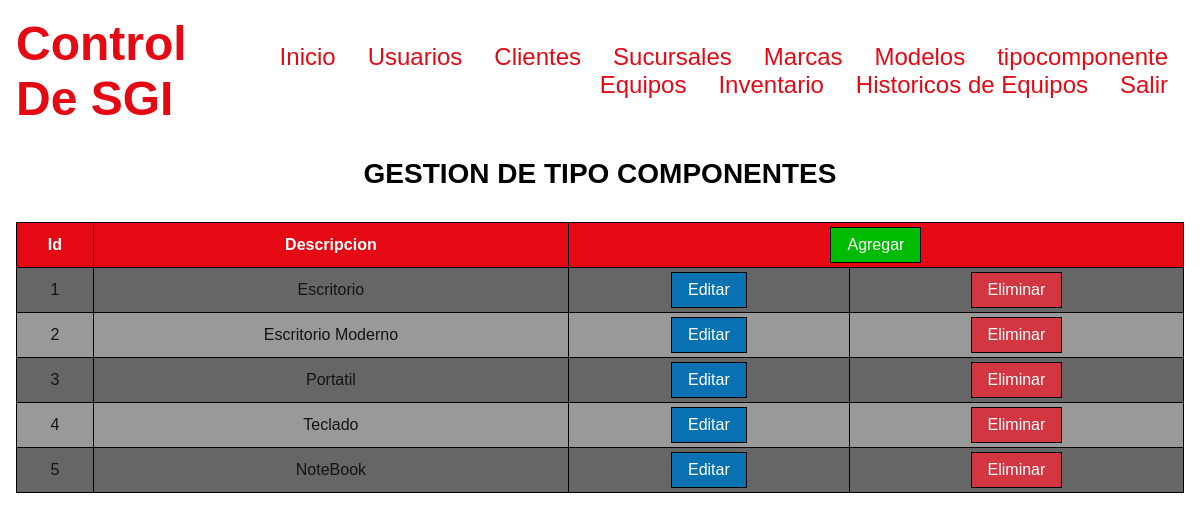
The app's page /tc (signed in) with its own data.
### tables this page shows
CREATE TABLE t_Tipo_Componente
(
  id_tipo_componente INTEGER UNSIGNED PRIMARY KEY AUTO_INCREMENT,
  descripcion VARCHAR(45) NOT NULL
);

### Controllers/ViewController.php (called while the page is built, shortened)
<?php
	class ViewController
	{
		private static $view_path= './Views/';
		public function load_view($view)
		{
			require_once(self::$view_path.'header.php');
			require_once(self::$view_path.$view.'.php');
			require_once(self::$view_path.'footer.php');
		}
	}
?>

### index.php (called while the page is built, shortened)
<?php
	require_once('./Controllers/Autoload.php');
	$route= (isset($_GET['r']))?$_GET['r']:'home';
	$scs = new Router($route);
?>

### Controllers/Autoload.php (called while the page is built, shortened)
<?php
class AutoLoad
{
	public function __construct()
	{
		spl_autoload_register(function($class_name)
		{
			$models_path = './Models/'.$class_name.'.php';
			$controllers_path = './Controllers/'.$class_name.'.php';
		});
	}
}
?>

### Controllers/TcController.php (called while the page is built, shortened)
<?php
	class TcController
	{
		private $modelo;
		public function __construct()
		{
			$this->modelo = new TcModel();
		}
		public function get($id_tipo_componente='')
		{
			return $this->modelo->get($id_tipo_componente);
		}
	}
?>

### Models/Model.php (called while the page is built, shortened)
<?php
abstract class Model
{
	private static $db_charset = 'utf-8';
	private $conn;
	protected  $query;
	protected $rows = array();
	private function db_open()
	{
		$this->conn = new mysqli('localhost','root','pcnay2003','ordenservicios');
		$this->conn->set_charset(self::$db_charset);
	}
	protected function get_query()
	{
		$result = $this->conn->query($this->query);
		while ( $this->rows[] = $result->fetch_assoc() );
		return array_pop($this->rows);
	}
}
?>

### Models/TcModel.php (called while the page is built, shortened)
<?php
	class TcModel extends Model
	{
		public function get($id_tipo_componente='')
		{
			$this->query = ($id_tipo_componente != '')
			?"SELECT * FROM t_Tipo_Componente WHERE id_tipo_componente = $id_tipo_componente"
			:"SELECT * FROM t_Tipo_Componente";
			$this->get_query();
			$datos = array();
			foreach ($this->rows as $Campo => $Valor)
			{
				array_push($datos,$Valor);
			}
			return $datos;
		}
	}
?>

### Views/tc.php (the view)
<?php
  print('<h2 class="p1">GESTION DE TIPO COMPONENTES</h2>');
  $tc_controller = new TcController();
  $tc = $tc_controller->get();
  if (empty($tc))
  {
    print ('
      <div class= "container">
        <p class="item error ">NO EXISTEN TIPO COMPONENTE</p>
      </div>
      ');
  }
  else
  {
    $template_tc = '
      <div class="item">
        <table>
          <tr>
            <th>Id</th>
            <th>Descripcion</th>
            <th colspan="2">
              <form method="POST">
                <input type="hidden" name="r" value="tc-add">
                <input class="button add" type = "submit" value="Agregar">
              </form>
            </th>
          </tr>
          ';
    for ($n=0;$n<count($tc);$n++)
    {
      $template_tc .='
         <tr>
          <td>'.$tc[$n]['id_tipo_componente'].'</td>
          <td>'.$tc[$n]['descripcion' ].'</td>
          <td>
            <form method="POST">
              <input type="hidden" name="r" value="tc-edit">
              <input type="hidden" name="id_tipo_componente" value="'.$tc[$n]['id_tipo_componente'].' ">
              <input class="button edit" type = "submit" value="Editar">
            </form>
          </td>
          <td>
            <form method="POST">
              <input type="hidden" name="r" value="tc-delete">
              <input type="hidden" name="id_tipo_componente" value="'.$tc[$n]['id_tipo_componente'].' ">
              <input class="button delete" type = "submit" value="Eliminar">
            </form>
          </td>
         </tr>
      ';
    }
    $template_tc .='
        </table>
      </div>
    ';
    print($template_tc);
  }
?>

### Controllers/Router.php (shortened to what this page needs)
<?php
	class Router
	{
		public function __construct($route)
		{
			if($_SESSION['ok'])
			{
				$this->route = (isset($_GET['r']))?$_GET['r']:'home';
				$controller = new ViewController();
				switch ($this->route)
				{
					case 'tc':
						if (!isset($_POST['r']))
							$controller->load_view('tc');
					break;
				}
			}
		}
	}
?>

### Views/header.php
<?php
	print ('
		<!DOCTYPE html>
		<html lang="es">
			<head>
				<meta name= "viewport" content="width=device-width, initial-scale=1">
				<meta charset = "UTF-8">
				<title>Control De SGI</title>
				<meta name="description" content="Bienvenidos a Control SGI">
				<link rel="shortcut icon" type="image/png" href="./Public/img/logo.png">
				<link rel="stylesheet" href="./Public/css/estilos.css">
				<link rel="stylesheet" href="./Public/css/responsimple.min.css">
			</head>
			<body>
				<header class="container center header" >
					<div class="item i-b v-middle ph12 lg2 lg-left">
						<h1 class="logo">Control De SGI</h1>
					</div>
	');
	if($_SESSION['ok'])
	{
		print ('
					<nav class="item i-b v-middle ph12 lg10 menu lg-right ">
						<ul class ="container">
							<li class="nobullet item inline"><a href="./">Inicio</a></li>
							<li class="nobullet item inline"><a href="usuarios">Usuarios</a></li>
							<li class="nobullet item inline"><a href="clientes">Clientes</a></li>
							<li class="nobullet item inline"><a href="sucursales">Sucursales</a></li>
							<li class="nobullet item inline"><a href="marcas">Marcas</a></li>
							<li class="nobullet item inline"><a href="modelos">Modelos</a></li>
							<li class="nobullet item inline"><a href="tc">tipocomponente</a></li>
							<li class="nobullet item inline"><a href="equipos">Equipos</a></li>
							<li class="nobullet item inline"><a href="inventario">Inventario</a></li>
							<li class="nobullet item inline"><a href="historicos">Historicos de Equipos</a></li>
							<li class="nobullet item inline"><a href="salir">Salir</a></li>
						</ul>
					</nav>
		');
	}
	print ('
				</header>
				<main class="container center main">
				');
	?>

### Views/footer.php
<?php
	print('
	</main>
		<script src="./Public/js/js.js"></script>
	</body>
</html>');
?>

### Public/css/estilos.css (style rules this page uses)
html { background-color:#141414; color:#FFF; }
.logo { font-size:3rem; color:#E50914; }
input, textarea, select { color:#141414; }
table { width:100%; color:#141414; }
table td, table th { padding:.25rem; }
table tr:first-child { background-color:#E50914; color:#FFF; }
table tr:nth-child(even) { background-color:#666; }
table tr:nth-child(odd):not(:first-child) { background-color:#999; }
.menu a { font-size:1.5rem; text-decoration:none; color:#E50914; }
.button { padding:.5rem 1rem; background-color:#E50914; color:#FFF; cursor:pointer; }
.add { background-color:#0B0; }
.edit { background-color:#0871B2; }
.delete { background-color:#D23641; }

### records on screen
t_tipo_componente: id_tipo_componente "1", descripcion "Escritorio"
t_tipo_componente: id_tipo_componente "2", descripcion "Escritorio Moderno"
t_tipo_componente: id_tipo_componente "3", descripcion "Portatil"
t_tipo_componente: id_tipo_componente "4", descripcion "Teclado"
t_tipo_componente: id_tipo_componente "5", descripcion "NoteBook"
